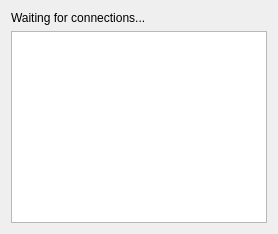
<?xml version="1.0" encoding="UTF-8"?>
<ui version="4.0">
 <class>ServerDialog</class>
 <widget class="QDialog" name="ServerDialog">
  <property name="windowTitle">
   <string>Server Room</string>
  </property>
  <layout class="QVBoxLayout" name="verticalLayout">
   <item>
    <widget class="QLabel" name="label_status">
     <property name="text">
      <string>Waiting for connections...</string>
     </property>
    </widget>
   </item>
   <item>
    <widget class="QListWidget" name="listWidget_clients"/>
   </item>
  </layout>
 </widget>
 <resources/>
 <connections/>
</ui>
